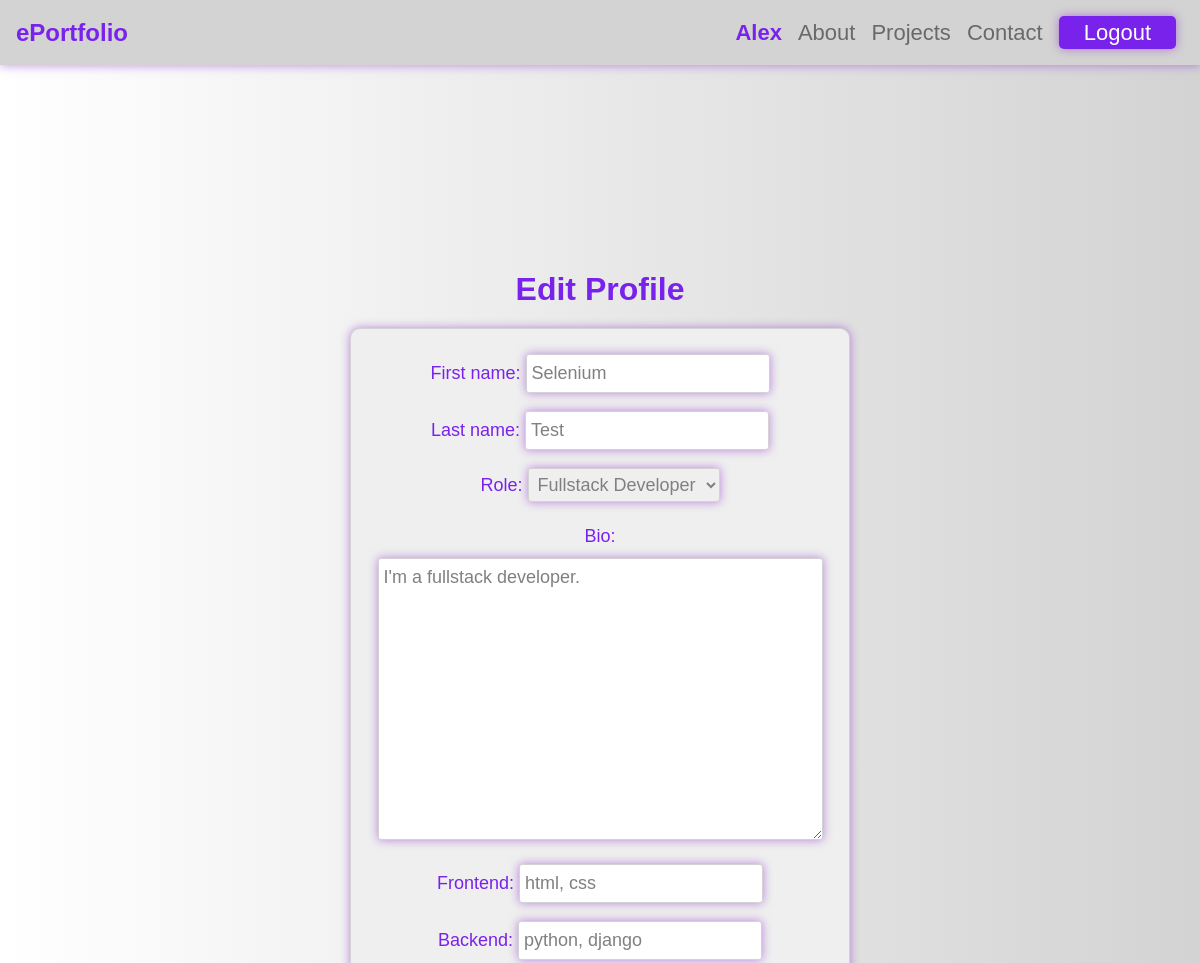
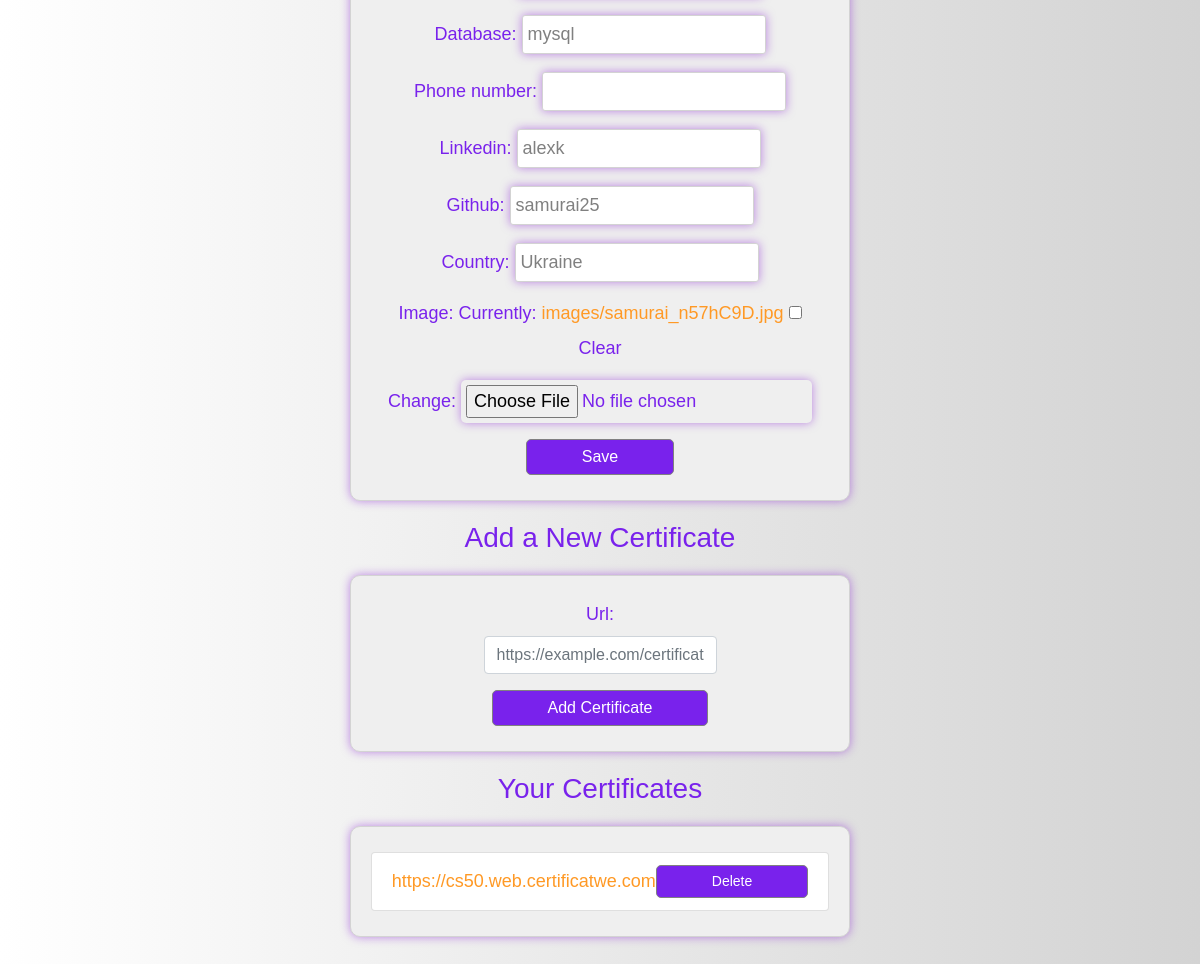
Screenshot of /edit_profile/ (signed in) with the database file from the repository (2 pictures, top to bottom).
### capstone/models.py (models this page shows, shortened)
class User(AbstractUser):
    last_login = models.DateTimeField(null=True, blank=True)

class Profile(models.Model):
    ROLE_CHOICES = (
        ('frontend', 'Frontend Developer'),
        ('backend', 'Backend Developer'),
        ('fullstack', 'Fullstack Developer'),
        ('devops', 'DevOps Engineer'),
        ('qa', 'QA Engineer'),
    )
    user = models.OneToOneField(User, on_delete=models.CASCADE)
    first_name = models.CharField(max_length=100, default="", blank=True)
    last_name = models.CharField(max_length=100, default="", blank=True)
    role = models.CharField(max_length=20, choices=ROLE_CHOICES, default="frontend")
    bio = models.TextField(blank=True)
    frontend = models.CharField(max_length=200, default="", blank=True)
    backend = models.CharField(max_length=200, default="", blank=True)
    database = models.CharField(max_length=200, default="", blank=True)
    phone_number = models.CharField(max_length=15, default="", blank=True)
    github = models.CharField(max_length=100, default="", blank=True)
    linkedin = models.CharField(max_length=200, default="", blank=True)
    country = models.CharField(max_length=200, default="", blank=True)
    profile_picture = models.ImageField(upload_to="images/",
                                        blank=True, null=True,
                                        verbose_name="image")

class Certificate(models.Model):
    user = models.ForeignKey(User, on_delete=models.CASCADE, related_name="certificates")
    url = models.URLField(max_length=500)

### capstone/views.py (the view)
# urls.py: path('edit_profile/', views.edit_profile, name='edit_profile'),
@login_required
def edit_profile(request):
    user = request.user
    profile = user.profile
    certificates = Certificate.objects.filter(user=user)
    if user.is_authenticated:
        profile = get_object_or_404(Profile, user=request.user)
        if request.method == 'POST':
            form = ProfileForm(request.POST, request.FILES, instance=profile)
            if 'save_profile' in request.POST and form.is_valid():
                profile = form.save(commit=False)
                profile.first_name = form.cleaned_data['first_name']
                profile.last_name = form.cleaned_data['last_name']
                profile.role = form.cleaned_data['role']
                profile.bio = form.cleaned_data['bio']
                profile.frontend = form.cleaned_data['frontend']
                profile.backend = form.cleaned_data['backend']
                profile.database = form.cleaned_data['database']
                profile.phone_number = form.cleaned_data['phone_number']
                profile.github = form.cleaned_data['github']
                profile.linkedin = form.cleaned_data['linkedin']
                profile.country = form.cleaned_data['country']
                profile.profile_picture = form.cleaned_data['profile_picture']
                profile.save()
                return redirect('capstone:profile')
            certificate_form = CertificateForm(request.POST)
            if 'add_certificate' in request.POST and certificate_form.is_valid():
                certificate = certificate_form.save(commit=False)
                certificate.user = user
                certificate.url = certificate_form.cleaned_data['url']
                certificate.save()
                return redirect('capstone:edit_profile')
            if 'delete_certificate' in request.POST:
                certificate_id = request.POST.get('certificate_id')
                Certificate.objects.filter(id=certificate_id, user=user).delete()
                return redirect('capstone:edit_profile')
        else:
            form = ProfileForm(instance=profile)
            certificate_form = CertificateForm()
        return render(request, 'capstone/edit_profile.html', {
            'form': form,
            'certificate_form': certificate_form,
            'certificates': certificates,
            })
    else:
        return render(request, 'capstone/error.html')

### capstone/forms.py
class ProfileForm(forms.ModelForm):
    class Meta:
        model = Profile
        fields = ['first_name', 'last_name', 'role', 'bio', 'frontend', 'backend', 'database', 'phone_number', 'linkedin', 'github', 'country', 'profile_picture']

class CertificateForm(forms.ModelForm):
    class Meta:
        model = Certificate
        fields = ['url']
        widgets = {
            'url': forms.URLInput(attrs={
                'class': 'form-control',
                'placeholder': 'https://example.com/certificate',
            }),
        }

### capstone/templates/capstone/edit_profile.html (shortened to what this page needs)
{% extends "base.html" %}
{% load static %}
{% block content %}
<div class="header">
<h2>Edit Profile</h2>
</div>
<div class="form_container">
<form method="post" action="" enctype="multipart/form-data">
    {{ form.as_p }}
    <button type="submit" name="save_profile" id="save_profile" class="btn btn-primary">Save</button>
</form>
</div>
<h3>Add a New Certificate</h3>
<div class="form_container">
    <form method="POST">
        {{ certificate_form.as_p }}
        <button type="submit" name="add_certificate" class="btn btn-primary">Add Certificate</button>
    </form>
</div>
<h3>Your Certificates</h3>
<div class="form_container">
<ul class="list-group">
    {% for certificate in certificates %}
        <li class="list-group-item d-flex justify-content-between align-items-center">
            <a href="{{ certificate.url }}" target="_blank">{{ certificate.url }}</a>
            <form method="POST" class="d-inline">
                <button type="submit" name="delete_certificate" class="btn btn-danger btn-sm">Delete</button>
            </form>
        </li>
    {% empty %}
        <li class="list-group-item">No certificates added yet.</li>
    {% endfor %}
</ul>
</div>
{% endblock %}

### capstone/templates/base.html (shortened to what this page needs)
{% load static %}
<!DOCTYPE html>
<html lang="en">
    <head>
        <link rel="stylesheet" href="https://cdn.jsdelivr.net/npm/bootstrap-icons@1.11.3/font/bootstrap-icons.min.css">
        <link rel="stylesheet" href="https://stackpath.bootstrapcdn.com/bootstrap/4.4.1/css/bootstrap.min.css">
        <link rel="stylesheet" type="text/css" href="{% static 'capstone/styles.css' %}">
    </head>
    <body>
        <nav class="navbar navbar-expand-lg navbar-light bg-light">
            <a class="navbar-brand" href="{% url 'index' %}">ePortfolio</a>
            <div>
              <ul class="navbar-nav mr-auto">
                {% if user.is_authenticated %}
                    <li class="nav-item">
                        <a class="nav-link" href="{% url 'capstone:profile' %}">
                            <span style="font-weight: bold;">{{user.username}}</span>
                        </a>
                    </li>
                    <li class="nav-item">
                        <a class="nav-link" id="about" href="{% url 'capstone:about' user.username %}">About</a>
                    </li>
                    <li class="nav-item">
                    <a class="nav-link" id="projects" href="{% url 'capstone:projects' user.username %}">Projects</a>
                    </li>
                    <li class="nav-item">
                        <a class="nav-link" id="contact" href="{% url 'capstone:contact' user.username %}">Contact</a>
                    </li>
                    <li class="nav-item">
                        <form class="nav-link" action="{% url 'logout' %}" method="post">
                            <button type="submit" id="logout" class="logout">Logout</button>
                        </form>
                    </li>
                {% endif %}
              </ul>
            </div>
          </nav>
        {% block content %}{% endblock %}
    </body>
</html>

### capstone/static/capstone/styles.css (style rules this page uses)
* { box-sizing: border-box; margin: 0; padding: 0; }
:root { --primary-color: rgb(121, 34, 236); --secondary-color: rgb(96, 0, 222); --light-color: lightgray; --dark-color: gray; --box-shadow: 0 0 10px rgba(133, 23, 212, 0.5); }
html { height: 100%; }
body { font-family: Arial, sans-serif; text-align: center; color: var(--primary-color); background: linear-gradient(to left, var(--light-color), rgba(255, 255, 255, 0.5)); padding: 20px 0; }
.navbar-brand { color: var(--primary-color) !important; font-weight: bold; font-size: 24px; }
.navbar { position: fixed; top: 0; box-shadow: var(--box-shadow); width: 100%; height: 75px; font-size: 18px; background-color: var(--light-color) !important; display: flex; justify-content: space-between; z-index: 2; }
.navbar button { background-color: var(--light-color); border: none; cursor: pointer; color: var(--dark-color); outline: none; }
.navbar-nav span { color: var(--primary-color); font-weight: bold; }
.nav-link { font-size: 22px; }
.header { margin-top: 250px; }
.header h2 { font-weight: bold; }
#logout { padding: 0 25px; border-radius: 5px; border: none; background-color: var(--primary-color); color: white; outline: none; box-shadow: var(--box-shadow); }
input[type=file] { margin-top: 10px; border-radius: 5px; object-fit: cover; padding: 5px; box-shadow: var(--box-shadow); }
a { text-decoration: none !important; color: rgb(255, 153, 37); font-size: 18px; }
.form_container { display: flex; justify-content: center; align-items: center; width: 500px; height: auto; margin: auto; padding: 25px; margin-top: 20px; margin-bottom: 20px; font-size: 18px; border-radius: 10px; border: 1px solid var(--light-color); box-shadow: var(--box-shadow); background-color: rgb(239, 239, 239); }
.form_container form input[type="text"], #id_role, #id_link_to_live_demo, textarea, input[type="password"], input[type="email"] { border-radius: 3px; outline-color: var(--primary-color); border: 1px solid var(--light-color); padding: 5px; text-align: left; color: var(--dark-color);; box-shadow: var(--box-shadow); }
.form_container li { list-style-type: none; }
.form_container button { margin: 10px; padding: 5px 55px; border-radius: 5px; border: 1px solid var(--dark-color);; background-color: var(--primary-color); color: white; margin: auto; }
@media only screen and (min-width: 640px) { .navbar { height: auto; } }

### rows the page displays
User: username "Alex"
Profile: first_name "Selenium", last_name "Test", role "Fullstack Developer", bio "I'm a fullstack developer.", frontend "html, css", backend "python, django", database "mysql", linkedin "alexk", github "samurai25", country "Ukraine"
Certificate: url "https://cs50.web.certificatwe.com"
